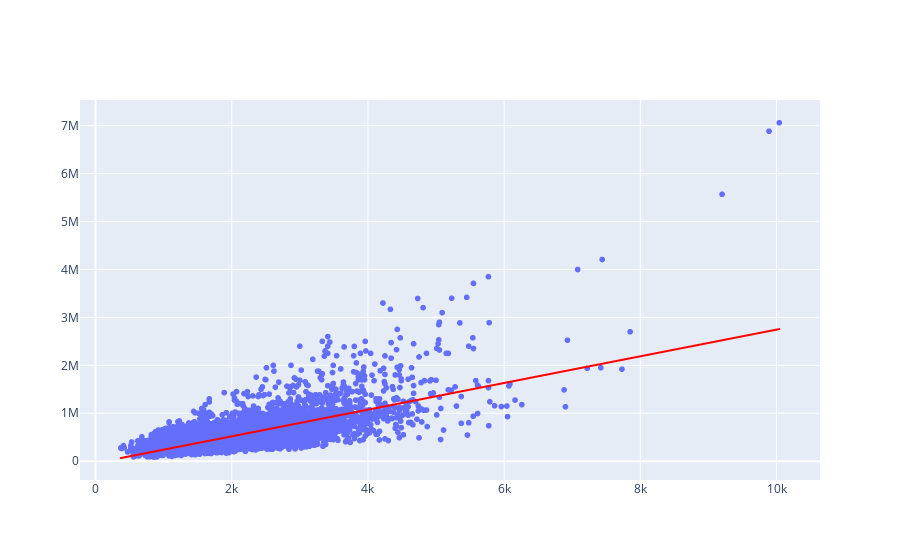

The cell this chart's notebook holds for it:
### Code cell
grafico1 = px.scatter(x = X_casas_teste.ravel(), y = y_casas_teste)
grafico2 = px.line(x = X_casas_teste.ravel(), y = previsoes_teste)
grafico2.data[0].line.color = 'red'
grafico3 = go.Figure(data=grafico1.data + grafico2.data)
grafico3

### Figure 1 — Plotly figure (JSON) as saved in the notebook; plotly's stock layout.template omitted (floating-point values rounded to 4 significant figures; data arrays with more than 128 entries replaced by an {"elided": "..."} marker saying what was removed)
{"data": [{"hovertemplate": "x=%{x}<br>y=%{y}<extra></extra>", "legendgroup": "", "marker": {"color": "#636efa", "symbol": "circle"}, "mode": "markers", "name": "", "showlegend": false, "type": "scattergl", "x": {"elided": "6484 int values"}, "xaxis": "x", "y": {"elided": "6484 int values"}, "yaxis": "y"}, {"hovertemplate": "x=%{x}<br>y=%{y}<extra></extra>", "legendgroup": "", "line": {"color": "red", "dash": "solid"}, "marker": {"symbol": "circle"}, "mode": "lines", "name": "", "showlegend": false, "type": "scattergl", "x": {"elided": "6484 int values"}, "xaxis": "x", "y": {"elided": "6484 float values"}, "yaxis": "y"}], "layout": {}}
